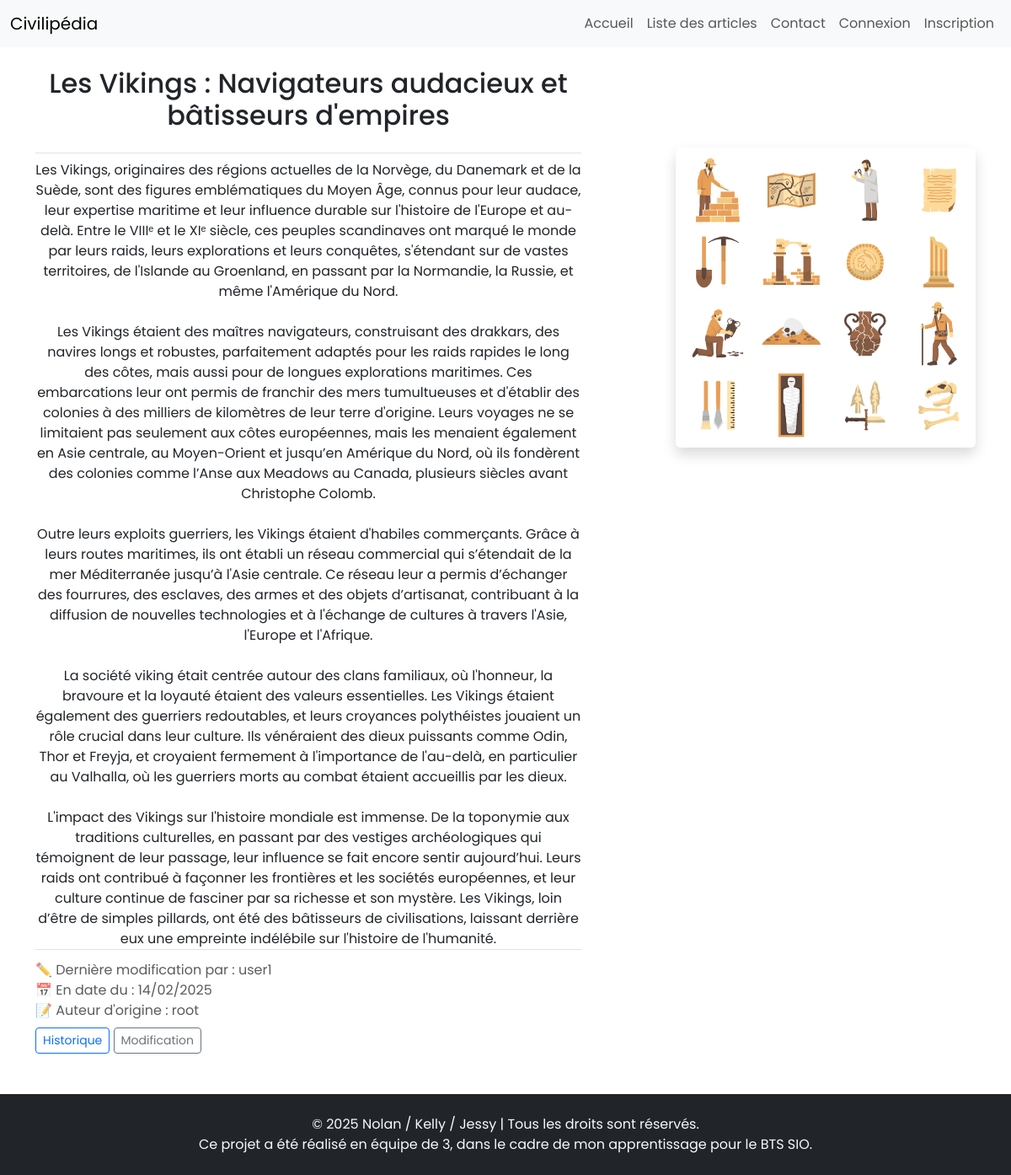
The page /templateArt.php?articleID=4 on the database its author committed.
### tables this page shows
CREATE TABLE IF NOT EXISTS article (
    id INT AUTO_INCREMENT PRIMARY KEY,
    title VARCHAR(255) NOT NULL,
    content TEXT NOT NULL,
    created_at DATE NOT NULL,
    updated_at DATE NULL,
    firstAuthor INT NOT NULL,
    user_id INT NOT NULL,
    FOREIGN KEY (firstAuthor) REFERENCES user(id) ON DELETE CASCADE,
    FOREIGN KEY (user_id) REFERENCES user(id) ON DELETE CASCADE
);

CREATE TABLE IF NOT EXISTS user (
    id INT AUTO_INCREMENT PRIMARY KEY,
    username VARCHAR(50) NOT NULL UNIQUE,  
    password VARCHAR(255) NOT NULL,
    role ENUM('user', 'admin') NOT NULL  
);

### src/model/ArtModel/postArtModel.php (called while the page is built, shortened)
<?php
class ArtPostModel
{
    public function getPostArt(PDO $bdd, $postArtId)
    {
        $recupPostArt = $bdd->prepare('SELECT * FROM article WHERE id = :id');
        $recupPostArt->execute(['id' => $postArtId]);
        return $recupPostArt->fetchAll(PDO::FETCH_ASSOC);
    }
    public function getPostArtUser(PDO $bdd, $postArtUserId)
    {
        $recupPostArtUser = $bdd->prepare(
            'SELECT username FROM user WHERE id = :id'
        );
        $recupPostArtUser->execute(['id' => $postArtUserId]);
        return $recupPostArtUser->fetch(PDO::FETCH_ASSOC);
    }
    public function getFirstPostArtUser(PDO $bdd, $postArtUserId)
    {
        $recupPostArtUser = $bdd->prepare(
            'SELECT username FROM user WHERE id = :id'
        );
        $recupPostArtUser->execute(['id' => $postArtUserId]);
        return $recupPostArtUser->fetch(PDO::FETCH_ASSOC);
    }
    public function getArticleImage(PDO $bdd, $articleID)
    {
        $query = $bdd->prepare('SELECT url FROM image WHERE article_id = :article_id LIMIT 1');
        $query->execute(['article_id' => $articleID]);
        return $query->fetch(PDO::FETCH_ASSOC);
    }
}

### src/control/ArtControl/postArt.php (the view, shortened to what this page needs)
<?php
require_once 'src/model/ArtModel/postArtModel.php';
if (!empty($_GET['articleID'])) {
    $postArtId = intval($_GET['articleID']);
} else {
    throw new Exception("Identifiant de l'article non spécifié.");
}
$artPostModel = new ArtPostModel();
$articles = $artPostModel->getPostArt($bdd, $postArtId);
$imageData = $artPostModel->getArticleImage($bdd, $postArtId);
$imageUrl = $imageData['url'] ?? 'assets/img/civilisation.jpg';
if (!empty($articles)) {
    $postArtUser = $articles[0]['user_id'];
    $postArtFirstUser = $articles[0]['firstAuthor'];
    $userArticles = $artPostModel->getPostArtUser($bdd, $postArtUser);
    $userFirstArticles = $artPostModel->getFirstPostArtUser($bdd, $postArtFirstUser);
} else {
    throw new Exception("Article non trouvé.");
}
foreach ($articles as $article) {
    $dateToShow = !empty($article['updated_at']) ? $article['updated_at'] : $article['created_at'];
?>
    <div class="container mt-4">
        <div class="row">
            <div class="col-md-8 article-container">
                <h2 class="title font-weight-bold border-bottom pb-4 text-center"> <?= htmlspecialchars($article['title']); ?> </h2>
                <div class="text text-center"> <?= nl2br($article['content']); ?> </div>
                <div class="text-muted border-top pt-1">
                    <p class="mb-0 mt-2">✏️ Dernière modification par : <?= htmlspecialchars($userArticles['username'] ?? 'Aucune modification'); ?></p>
                    <p class="mb-0">📅 En date du : <?= date("d/m/Y", strtotime($dateToShow)); ?></p>
                    <p class="mb-0 mt-0">📝 Auteur d'origine : <?= htmlspecialchars($userFirstArticles['username']); ?></p>
                </div>
                <div class="mt-2">
                    <a href="templateArtV.php?articleVID=<?php echo $postArtId; ?>" class="btn btn-outline-primary btn-sm">Historique</a>
                    <a href="updateArt.php?articleID=<?php echo $postArtId; ?>" class="btn btn-outline-secondary btn-sm">Modification</a>
                </div>
            </div>
            <div class="col-md-4 d-flex justify-content-center d-none d-md-block">
                <div class="sticky-top" style="top: 175px; height: 450px;">
                    <img src="<?= htmlspecialchars($imageUrl) ?>" alt="Image de l'article" class="img-fluid rounded shadow mx-auto d-block">
                </div>
            </div>
        </div>
    </div>
<?php
}
?>

### templateArt.php (shortened to what this page needs)
<?php
include_once 'src/control/ArtControl/postArt.php';
?>
<!DOCTYPE html>
<html lang="fr">
<head>
    <?php include 'src/component/head.php'; ?>
</head>
<body>
    <?php include 'src/component/navbar.php' ?>
    <section class="infoArticle">
        <?php include 'src/control/ArtControl/postArt.php'; ?>
    </section>
    <?php include 'src/component/footer.php' ?>
</body>
</html>

### src/component/head.php (shortened to what this page needs)
   <link href="https://cdn.jsdelivr.net/npm/bootstrap@5.3.3/dist/css/bootstrap.min.css" rel="stylesheet"
/>
   <link href="https://cdnjs.cloudflare.com/ajax/libs/font-awesome/5.15.4/css/all.min.css" rel="stylesheet" />
   <link rel="stylesheet" href="css/baseStyle.css" />

### src/component/navbar.php (shortened to what this page needs)
<nav class="navbar navbar-expand-lg navbar-light bg-light">
    <div class="container-fluid">
        <span class="navbar-brand"></i> Civilipédia</span>
        <div class="collapse navbar-collapse justify-content-end" id="navbarNav">
            <ul class="navbar-nav mb-2 mb-lg-0">
                <li class="nav-item">
                    <a class="nav-link" href="home.php" aria-current="page">Accueil</a>
                </li>
                <li class="nav-item">
                    <a class="nav-link" href="home.php#list_art" aria-current="page">Liste des articles</a>
                </li>
                <li class="nav-item">
                    <a class="nav-link" href="contact.php" aria-current="page">Contact</a>
                </li>
                <?php
                if (!empty($_SESSION['userID'])) {
                    echo '
                        <li class="nav-item">
                            <a class="nav-link" href="createArt.php">Publier un article</a>
                        </li>
                        <li class="nav-item">
                            <a class="nav-link text-danger" href="src/control/UserControl/logout.php" title="Déconnexion">Déconnexion</a>
                        </li>
                    ';
                } else {
                    echo '
                        <li class="nav-item">
                            <a class="nav-link" href="login.php">Connexion</a>
                        </li>
                        <li class="nav-item">
                            <a class="nav-link" href="register.php">Inscription</a>
                        </li>
                    ';
                }
                ?>
            </ul>
        </div>
    </div>
</nav>

### src/component/footer.php (shortened to what this page needs)
<footer class="bg-dark text-light py-4 mt-5">
    <div class="container text-center">
        <p class="mb-0">
            &copy;
            <?php
            echo date("Y");
            ?>
            Nolan / Kelly / Jessy | Tous les droits sont réservés. <br />
            Ce projet a été réalisé en équipe de 3, dans le cadre de mon apprentissage pour le BTS SIO.
        </p>
    </div>
</footer>

### css/baseStyle.css (style rules this page uses)
* { margin: 0; padding: 0; box-sizing: border-box; text-decoration: none; list-style: none; font-family: "Poppins", sans-serif; }

### templateArt.php (style rules this page uses)
@media screen and (min-width: 768px) { .article-container { padding-right: 100px; } }

### rows shown on the page
article: title "Les Vikings : Navigateurs audacieux et bâtisseurs d'empires", content "Les Vikings, originaires des régions actuelles de la Norvège, du Danemark et de la Suède, sont des figures emblématiques du Moyen Âge, connus pour leur audace, leur expertise maritime et leur influence durable sur l'histoire de l'Europe et au-delà. Entre le VIIIᵉ et le XIᵉ siècle, ces peuples scandinaves ont marqué le monde par leurs raids, leurs explorations et leurs conquêtes, s'étendant sur de vastes territoires, de l'Islande au Groenland, en passant par la Normandie, la Russie, et même l'Amérique du Nord. Les Vikings étaient des maîtres navigateurs, construisant des drakkars, des navires longs et robustes, parfaitement adaptés pour les raids rapides le long des côtes, mais aussi pour de…", user.username "user1", date("d/m/Y", strtotime($dateToShow)) "14/02/2025", firstAuthor.username "root"
